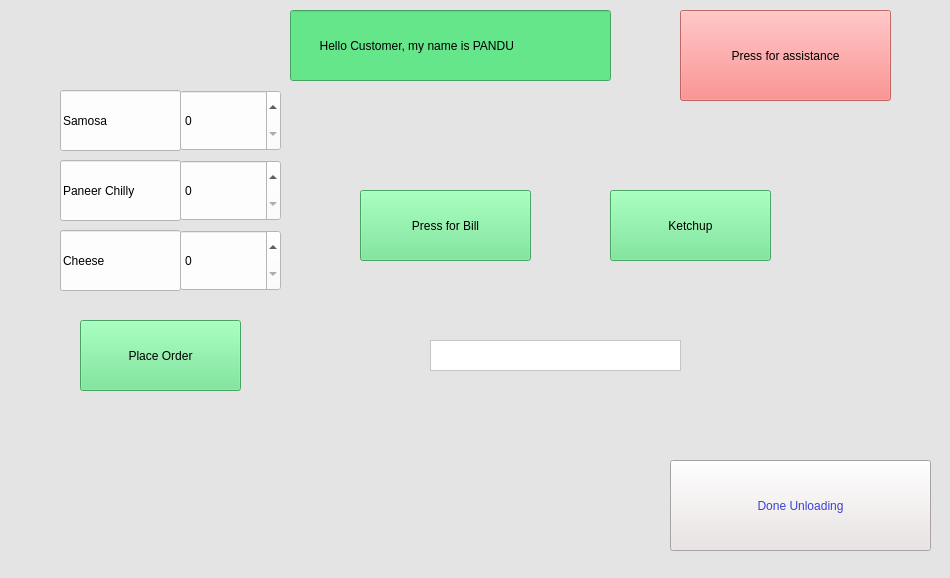
<?xml version="1.0" encoding="UTF-8"?>
<ui version="4.0">
 <class>CustomerView</class>
 <widget class="QWidget" name="CustomerView">
  <property name="geometry">
   <rect>
    <x>0</x>
    <y>0</y>
    <width>950</width>
    <height>578</height>
   </rect>
  </property>
  <property name="windowTitle">
   <string>customerView</string>
  </property>
  <property name="styleSheet">
   <string notr="true">background-color: rgb(228, 228, 228);</string>
  </property>
  <widget class="QSpinBox" name="spinBox1">
   <property name="geometry">
    <rect>
     <x>180</x>
     <y>90</y>
     <width>101</width>
     <height>61</height>
    </rect>
   </property>
   <property name="styleSheet">
    <string notr="true">background-color: rgb(253, 253, 253);</string>
   </property>
  </widget>
  <widget class="QLineEdit" name="lineEdit1">
   <property name="geometry">
    <rect>
     <x>60</x>
     <y>90</y>
     <width>121</width>
     <height>61</height>
    </rect>
   </property>
   <property name="styleSheet">
    <string notr="true">background-color: rgb(253, 253, 253);</string>
   </property>
   <property name="text">
    <string>Samosa</string>
   </property>
  </widget>
  <widget class="QLineEdit" name="lineEdit2">
   <property name="geometry">
    <rect>
     <x>60</x>
     <y>160</y>
     <width>121</width>
     <height>61</height>
    </rect>
   </property>
   <property name="styleSheet">
    <string notr="true">background-color: rgb(253, 253, 253);</string>
   </property>
   <property name="text">
    <string>Paneer Chilly</string>
   </property>
  </widget>
  <widget class="QSpinBox" name="spinBox2">
   <property name="geometry">
    <rect>
     <x>180</x>
     <y>160</y>
     <width>101</width>
     <height>61</height>
    </rect>
   </property>
   <property name="styleSheet">
    <string notr="true">background-color: rgb(253, 253, 253);</string>
   </property>
  </widget>
  <widget class="QLineEdit" name="lineEdit3">
   <property name="geometry">
    <rect>
     <x>60</x>
     <y>230</y>
     <width>121</width>
     <height>61</height>
    </rect>
   </property>
   <property name="styleSheet">
    <string notr="true">background-color: rgb(253, 253, 253);</string>
   </property>
   <property name="text">
    <string>Cheese</string>
   </property>
  </widget>
  <widget class="QSpinBox" name="spinBox3">
   <property name="geometry">
    <rect>
     <x>180</x>
     <y>230</y>
     <width>101</width>
     <height>61</height>
    </rect>
   </property>
   <property name="styleSheet">
    <string notr="true">background-color: rgb(253, 253, 253);</string>
   </property>
  </widget>
  <widget class="QPushButton" name="pushButton_placeOrder">
   <property name="geometry">
    <rect>
     <x>80</x>
     <y>320</y>
     <width>161</width>
     <height>71</height>
    </rect>
   </property>
   <property name="styleSheet">
    <string notr="true">background-color: rgb(101, 230, 139);</string>
   </property>
   <property name="text">
    <string>Place Order</string>
   </property>
  </widget>
  <widget class="QLineEdit" name="lineEdit_4">
   <property name="geometry">
    <rect>
     <x>290</x>
     <y>10</y>
     <width>321</width>
     <height>71</height>
    </rect>
   </property>
   <property name="styleSheet">
    <string notr="true">background-color: rgb(101, 230, 139);</string>
   </property>
   <property name="text">
    <string>        Hello Customer, my name is PANDU</string>
   </property>
  </widget>
  <widget class="QPushButton" name="pushButton_Bill">
   <property name="geometry">
    <rect>
     <x>360</x>
     <y>190</y>
     <width>171</width>
     <height>71</height>
    </rect>
   </property>
   <property name="styleSheet">
    <string notr="true">background-color: rgb(101, 230, 139);</string>
   </property>
   <property name="text">
    <string>Press for Bill</string>
   </property>
  </widget>
  <widget class="QPushButton" name="pushButton_Ketchup">
   <property name="geometry">
    <rect>
     <x>610</x>
     <y>190</y>
     <width>161</width>
     <height>71</height>
    </rect>
   </property>
   <property name="styleSheet">
    <string notr="true">background-color: rgb(101, 230, 139);</string>
   </property>
   <property name="text">
    <string>Ketchup</string>
   </property>
  </widget>
  <widget class="QPlainTextEdit" name="plainTextEdit">
   <property name="geometry">
    <rect>
     <x>430</x>
     <y>340</y>
     <width>251</width>
     <height>31</height>
    </rect>
   </property>
   <property name="styleSheet">
    <string notr="true">background-color: rgb(255, 255, 255);</string>
   </property>
  </widget>
  <widget class="QPushButton" name="pushButton_unload">
   <property name="geometry">
    <rect>
     <x>670</x>
     <y>460</y>
     <width>261</width>
     <height>91</height>
    </rect>
   </property>
   <property name="styleSheet">
    <string notr="true">color: rgb(61, 64, 214);
background-color: rgb(235, 226, 226);</string>
   </property>
   <property name="text">
    <string>Done Unloading</string>
   </property>
  </widget>
  <widget class="QPushButton" name="pushButton_assist">
   <property name="geometry">
    <rect>
     <x>680</x>
     <y>10</y>
     <width>211</width>
     <height>91</height>
    </rect>
   </property>
   <property name="styleSheet">
    <string notr="true">background-color: rgb(233, 1, 1);
background-color: rgba(255, 109, 109, 208);</string>
   </property>
   <property name="text">
    <string>Press for assistance</string>
   </property>
  </widget>
 </widget>
 <resources/>
 <connections/>
</ui>
